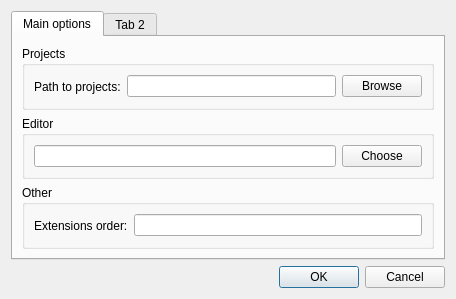
<?xml version="1.0" encoding="UTF-8"?>
<ui version="4.0">
 <class>ConfigDialog</class>
 <widget class="QDialog" name="ConfigDialog">
  <property name="geometry">
   <rect>
    <x>0</x>
    <y>0</y>
    <width>456</width>
    <height>252</height>
   </rect>
  </property>
  <property name="sizePolicy">
   <sizepolicy hsizetype="Preferred" vsizetype="Expanding">
    <horstretch>0</horstretch>
    <verstretch>0</verstretch>
   </sizepolicy>
  </property>
  <property name="windowTitle">
   <string>Configuration</string>
  </property>
  <layout class="QVBoxLayout" name="verticalLayout">
   <item>
    <widget class="QTabWidget" name="tabWidget">
     <property name="currentIndex">
      <number>0</number>
     </property>
     <widget class="QWidget" name="mainTab">
      <attribute name="title">
       <string>Main options</string>
      </attribute>
      <layout class="QVBoxLayout" name="verticalLayout_3">
       <item>
        <widget class="QGroupBox" name="projsGroupBox">
         <property name="title">
          <string>Projects</string>
         </property>
         <layout class="QHBoxLayout" name="horizontalLayout_2">
          <item>
           <widget class="QLabel" name="projsLabel">
            <property name="text">
             <string>Path to projects:</string>
            </property>
           </widget>
          </item>
          <item>
           <widget class="QLineEdit" name="projsLine"/>
          </item>
          <item>
           <widget class="QPushButton" name="projsBrowse">
            <property name="text">
             <string>Browse</string>
            </property>
           </widget>
          </item>
         </layout>
        </widget>
       </item>
       <item>
        <widget class="QGroupBox" name="editorGroupBox">
         <property name="title">
          <string>Editor</string>
         </property>
         <layout class="QHBoxLayout" name="horizontalLayout_4">
          <item>
           <widget class="QLineEdit" name="editorLineEdit"/>
          </item>
          <item>
           <widget class="QPushButton" name="editorButton">
            <property name="text">
             <string>Choose</string>
            </property>
           </widget>
          </item>
         </layout>
        </widget>
       </item>
       <item>
        <widget class="QGroupBox" name="otherGroupBox">
         <property name="title">
          <string>Other</string>
         </property>
         <layout class="QHBoxLayout" name="horizontalLayout_3">
          <item>
           <widget class="QLabel" name="extLabel">
            <property name="text">
             <string>Extensions order:</string>
            </property>
           </widget>
          </item>
          <item>
           <widget class="QLineEdit" name="extLine">
            <property name="toolTip">
             <string>Enter here semicolon separated extension names. 
The first one will have the highest priority while searching for packages, 
the last one will have te lowest priority.
Ex: tar.bz2; tar.gz; tar</string>
            </property>
           </widget>
          </item>
         </layout>
        </widget>
       </item>
      </layout>
     </widget>
     <widget class="QWidget" name="tab_2">
      <attribute name="title">
       <string>Tab 2</string>
      </attribute>
      <layout class="QVBoxLayout" name="verticalLayout_4">
       <item>
        <widget class="QGroupBox" name="envGroupBox">
         <property name="title">
          <string>Environment</string>
         </property>
         <layout class="QVBoxLayout" name="verticalLayout_2">
          <item>
           <widget class="QRadioButton" name="locEnvButton">
            <property name="text">
             <string>Local environment</string>
            </property>
           </widget>
          </item>
          <item>
           <widget class="QRadioButton" name="extEnvButton">
            <property name="text">
             <string>External environment</string>
            </property>
           </widget>
          </item>
          <item>
           <layout class="QHBoxLayout" name="horizontalLayout">
            <item>
             <widget class="QLabel" name="envLabel">
              <property name="text">
               <string>Path:</string>
              </property>
             </widget>
            </item>
            <item>
             <widget class="QLineEdit" name="envLine">
              <property name="toolTip">
               <string/>
              </property>
             </widget>
            </item>
            <item>
             <widget class="QPushButton" name="envBrowse">
              <property name="text">
               <string>Browse</string>
              </property>
             </widget>
            </item>
           </layout>
          </item>
          <item>
           <spacer name="verticalSpacer">
            <property name="orientation">
             <enum>Qt::Vertical</enum>
            </property>
            <property name="sizeHint" stdset="0">
             <size>
              <width>20</width>
              <height>40</height>
             </size>
            </property>
           </spacer>
          </item>
         </layout>
        </widget>
       </item>
      </layout>
     </widget>
    </widget>
   </item>
   <item>
    <widget class="QDialogButtonBox" name="buttonBox">
     <property name="orientation">
      <enum>Qt::Horizontal</enum>
     </property>
     <property name="standardButtons">
      <set>QDialogButtonBox::Cancel|QDialogButtonBox::Ok</set>
     </property>
    </widget>
   </item>
  </layout>
 </widget>
 <resources/>
 <connections>
  <connection>
   <sender>buttonBox</sender>
   <signal>accepted()</signal>
   <receiver>ConfigDialog</receiver>
   <slot>accept()</slot>
   <hints>
    <hint type="sourcelabel">
     <x>248</x>
     <y>254</y>
    </hint>
    <hint type="destinationlabel">
     <x>157</x>
     <y>274</y>
    </hint>
   </hints>
  </connection>
  <connection>
   <sender>buttonBox</sender>
   <signal>rejected()</signal>
   <receiver>ConfigDialog</receiver>
   <slot>reject()</slot>
   <hints>
    <hint type="sourcelabel">
     <x>316</x>
     <y>260</y>
    </hint>
    <hint type="destinationlabel">
     <x>286</x>
     <y>274</y>
    </hint>
   </hints>
  </connection>
 </connections>
</ui>
